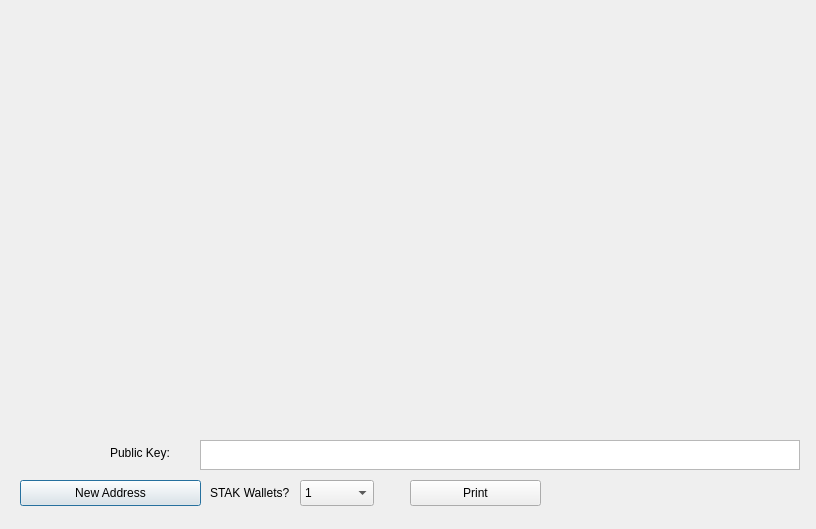
<?xml version="1.0" encoding="UTF-8"?>
<ui version="4.0">
 <class>PaperWalletDialog</class>
 <widget class="QDialog" name="PaperWalletDialog">
  <property name="geometry">
   <rect>
    <x>0</x>
    <y>0</y>
    <width>816</width>
    <height>529</height>
   </rect>
  </property>
  <property name="windowTitle">
   <string>Print Your Paper Wallets</string>
  </property>
  <widget class="QLabel" name="privateKeyQRCode">
   <property name="geometry">
    <rect>
     <x>608</x>
     <y>192</y>
     <width>149</width>
     <height>149</height>
    </rect>
   </property>
   <property name="text">
    <string/>
   </property>
   <property name="scaledContents">
    <bool>true</bool>
   </property>
  </widget>
  <widget class="QLabel" name="addressQRCode">
   <property name="geometry">
    <rect>
     <x>56</x>
     <y>107</y>
     <width>120</width>
     <height>120</height>
    </rect>
   </property>
   <property name="text">
    <string/>
   </property>
   <property name="scaledContents">
    <bool>true</bool>
   </property>
  </widget>
  <widget class="QPushButton" name="getNewAddress">
   <property name="geometry">
    <rect>
     <x>20</x>
     <y>480</y>
     <width>181</width>
     <height>26</height>
    </rect>
   </property>
   <property name="text">
    <string>New Address</string>
   </property>
   <property name="icon">
    <iconset resource="../straks.qrc">
     <normaloff>:/icons/add</normaloff>:/icons/add</iconset>
   </property>
  </widget>
  <widget class="QLabel" name="paperTemplate">
   <property name="geometry">
    <rect>
     <x>20</x>
     <y>10</y>
     <width>775</width>
     <height>416</height>
    </rect>
   </property>
   <property name="text">
    <string notr="true"/>
   </property>
   <property name="pixmap">
    <pixmap resource="../straks.qrc">:/images/paper_wallet</pixmap>
   </property>
  </widget>
  <widget class="VerticalLabel" name="addressText2">
   <property name="geometry">
    <rect>
     <x>245</x>
     <y>22</y>
     <width>31</width>
     <height>371</height>
    </rect>
   </property>
   <property name="font">
    <font>
     <family>Monospace</family>
     <pointsize>12</pointsize>
     <weight>75</weight>
     <italic>false</italic>
     <bold>true</bold>
    </font>
   </property>
   <property name="text">
    <string/>
   </property>
   <property name="alignment">
    <set>Qt::AlignCenter</set>
   </property>
   <property name="textInteractionFlags">
    <set>Qt::TextSelectableByKeyboard|Qt::TextSelectableByMouse</set>
   </property>
  </widget>
  <widget class="VerticalLabel" name="privateKeyText">
   <property name="geometry">
    <rect>
     <x>781</x>
     <y>9</y>
     <width>18</width>
     <height>416</height>
    </rect>
   </property>
   <property name="font">
    <font>
     <family>Monospace</family>
     <pointsize>8</pointsize>
     <weight>50</weight>
     <italic>false</italic>
     <bold>false</bold>
    </font>
   </property>
   <property name="text">
    <string/>
   </property>
   <property name="scaledContents">
    <bool>true</bool>
   </property>
   <property name="alignment">
    <set>Qt::AlignCenter</set>
   </property>
   <property name="textInteractionFlags">
    <set>Qt::TextSelectableByKeyboard|Qt::TextSelectableByMouse</set>
   </property>
  </widget>
  <widget class="QPushButton" name="printButton">
   <property name="geometry">
    <rect>
     <x>410</x>
     <y>480</y>
     <width>131</width>
     <height>26</height>
    </rect>
   </property>
   <property name="text">
    <string>Print</string>
   </property>
   <property name="icon">
    <iconset resource="../straks.qrc">
     <normaloff>:/icons/receiving_addresses</normaloff>:/icons/receiving_addresses</iconset>
   </property>
  </widget>
  <widget class="QDialogButtonBox" name="buttonBox">
   <property name="geometry">
    <rect>
     <x>710</x>
     <y>480</y>
     <width>91</width>
     <height>26</height>
    </rect>
   </property>
   <property name="standardButtons">
    <set>QDialogButtonBox::NoButton</set>
   </property>
   <property name="centerButtons">
    <bool>true</bool>
   </property>
  </widget>
  <widget class="QLabel" name="label">
   <property name="geometry">
    <rect>
     <x>210</x>
     <y>480</y>
     <width>91</width>
     <height>26</height>
    </rect>
   </property>
   <property name="text">
    <string>STAK Wallets?</string>
   </property>
  </widget>
  <widget class="QComboBox" name="walletCount">
   <property name="geometry">
    <rect>
     <x>300</x>
     <y>480</y>
     <width>74</width>
     <height>26</height>
    </rect>
   </property>
   <property name="editable">
    <bool>false</bool>
   </property>
   <item>
    <property name="text">
     <string>1</string>
    </property>
   </item>
   <item>
    <property name="text">
     <string>2</string>
    </property>
   </item>
   <item>
    <property name="text">
     <string>3</string>
    </property>
   </item>
   <item>
    <property name="text">
     <string>4</string>
    </property>
   </item>
   <item>
    <property name="text">
     <string>5</string>
    </property>
   </item>
   <item>
    <property name="text">
     <string>6</string>
    </property>
   </item>
   <item>
    <property name="text">
     <string>7</string>
    </property>
   </item>
   <item>
    <property name="text">
     <string>8</string>
    </property>
   </item>
   <item>
    <property name="text">
     <string>9</string>
    </property>
   </item>
   <item>
    <property name="text">
     <string>10</string>
    </property>
   </item>
   <item>
    <property name="text">
     <string>11</string>
    </property>
   </item>
   <item>
    <property name="text">
     <string>12</string>
    </property>
   </item>
  </widget>
  <widget class="QTextEdit" name="publicKey">
   <property name="geometry">
    <rect>
     <x>200</x>
     <y>440</y>
     <width>600</width>
     <height>30</height>
    </rect>
   </property>
   <property name="undoRedoEnabled">
    <bool>false</bool>
   </property>
   <property name="readOnly">
    <bool>true</bool>
   </property>
   <property name="html">
    <string>&lt;!DOCTYPE HTML PUBLIC &quot;-//W3C//DTD HTML 4.0//EN&quot; &quot;http://www.w3.org/TR/REC-html40/strict.dtd&quot;&gt;
&lt;html&gt;&lt;head&gt;&lt;meta name=&quot;qrichtext&quot; content=&quot;1&quot; /&gt;&lt;style type=&quot;text/css&quot;&gt;
p, li { white-space: pre-wrap; }
&lt;/style&gt;&lt;/head&gt;&lt;body style=&quot; font-family:'Sans'; font-size:9pt; font-weight:400; font-style:normal;&quot;&gt;
&lt;p style=&quot;-qt-paragraph-type:empty; margin-top:0px; margin-bottom:0px; margin-left:0px; margin-right:0px; -qt-block-indent:0; text-indent:0px; font-family:'Sans Serif';&quot;&gt;&lt;br /&gt;&lt;/p&gt;&lt;/body&gt;&lt;/html&gt;</string>
   </property>
   <property name="acceptRichText">
    <bool>false</bool>
   </property>
  </widget>
  <widget class="QLabel" name="label_2">
   <property name="geometry">
    <rect>
     <x>110</x>
     <y>440</y>
     <width>91</width>
     <height>26</height>
    </rect>
   </property>
   <property name="text">
    <string>Public Key:</string>
   </property>
  </widget>
  <widget class="QLabel" name="addressText">
   <property name="geometry">
    <rect>
     <x>40</x>
     <y>340</y>
     <width>440</width>
     <height>15</height>
    </rect>
   </property>
   <property name="text">
    <string>&lt;html&gt;&lt;head/&gt;&lt;body&gt;&lt;p&gt;&lt;br/&gt;&lt;/p&gt;&lt;/body&gt;&lt;/html&gt;</string>
   </property>
  </widget>
  <zorder>getNewAddress</zorder>
  <zorder>paperTemplate</zorder>
  <zorder>addressQRCode</zorder>
  <zorder>privateKeyQRCode</zorder>
  <zorder>addressText2</zorder>
  <zorder>privateKeyText</zorder>
  <zorder>printButton</zorder>
  <zorder>buttonBox</zorder>
  <zorder>label</zorder>
  <zorder>walletCount</zorder>
  <zorder>publicKey</zorder>
  <zorder>label_2</zorder>
  <zorder>addressText</zorder>
 </widget>
 <customwidgets>
  <customwidget>
   <class>VerticalLabel</class>
   <extends>QLabel</extends>
   <header>verticallabel.h</header>
  </customwidget>
 </customwidgets>
 <resources>
  <include location="../straks.qrc"/>
 </resources>
 <connections>
  <connection>
   <sender>buttonBox</sender>
   <signal>rejected()</signal>
   <receiver>PaperWalletDialog</receiver>
   <slot>close()</slot>
   <hints>
    <hint type="sourcelabel">
     <x>650</x>
     <y>408</y>
    </hint>
    <hint type="destinationlabel">
     <x>357</x>
     <y>214</y>
    </hint>
   </hints>
  </connection>
 </connections>
</ui>
